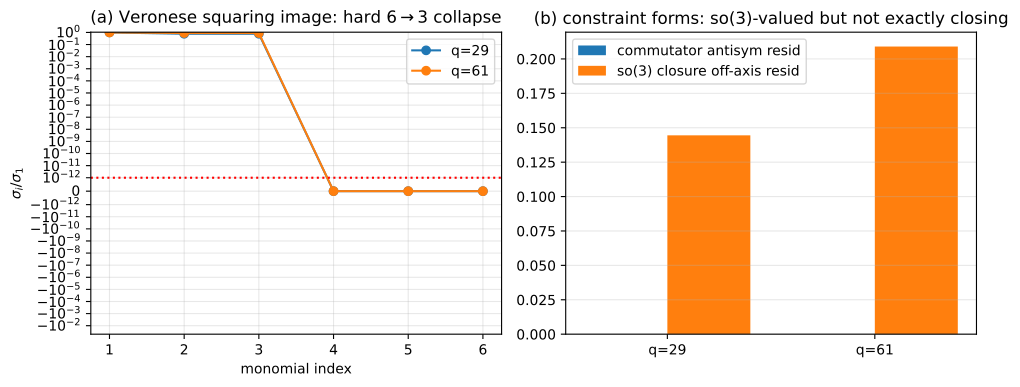

Write Python code to recreate this figure.
"""
variety_summary.py
==================
Consolidated characterisation of the variety carrying the 6 -> 3 symmetric-square
suppression behind reff = 3 (O29 / O26 Test 4). Reproducible, emits a figure and
a summary npz. No new BFS; reads existing O25/Q5a checkpoints (pi_c).

Pipeline per prime (pooled over pairs):
  - monomial matrix Phi (N x 6), hard rank of the squaring (Veronese) image;
  - the 3 constraint forms B_k (null space): trace, rank, spectrum;
  - commutators L_k = [B_i, B_j]: antisymmetry and approximate so(3) closure;
  - reality/polarisation: rho = |w^T w| / |w|^2 (fixed: real-valued median).
"""
import numpy as np, os, sys
import matplotlib; matplotlib.use("Agg"); import matplotlib.pyplot as plt

HEFF = 3

def pooled(path, pmax=12):
    d = np.load(path, allow_pickle=True); pi = d["pi_c"]; nwin = pi.shape[1]; out = []
    for p in range(min(pmax, pi.shape[0])):
        acc = []
        for k in range(nwin):
            c = pi[p, k]
            if c is None: continue
            c = np.asarray(c, complex)
            if c.ndim == 1: c = c[None, :]
            if c.shape[-1] == HEFF and c.shape[0] > 0: acc.append(c)
        if acc: out.append(np.concatenate(acc, 0))
    return int(d["q"]), np.concatenate(out, 0)

def b2B(b):
    B = np.zeros((3, 3), complex); B[0,0],B[1,1],B[2,2] = b[0],b[1],b[2]
    B[0,1]=B[1,0]=b[3]/2; B[0,2]=B[2,0]=b[4]/2; B[1,2]=B[2,1]=b[5]/2; return B

def analyse(W):
    w0,w1,w2 = W[:,0],W[:,1],W[:,2]
    Phi = np.stack([w0*w0,w1*w1,w2*w2,w0*w1,w0*w2,w1*w2], 1)
    _, s, Vt = np.linalg.svd(Phi, full_matrices=False)
    sn = s/s[0]
    Bs = [b2B(b) for b in Vt[3:].conj()]
    traces = [complex(np.trace(B)) for B in Bs]
    Ls = [Bs[i]@Bs[j]-Bs[j]@Bs[i] for (i,j) in [(1,2),(2,0),(0,1)]]
    antisym = [float(np.linalg.norm(L+L.T)/(np.linalg.norm(L)+1e-30)) for L in Ls]
    Ln = [L/np.linalg.norm(L) for L in Ls]
    closure = []
    for (i,j,k) in [(0,1,2),(1,2,0),(2,0,1)]:
        C = Ln[i]@Ln[j]-Ln[j]@Ln[i]
        coef = np.vdot(Ln[k],C)/np.vdot(Ln[k],Ln[k])
        closure.append(float(np.linalg.norm(C-coef*Ln[k])/(np.linalg.norm(C)+1e-30)))
    wTw = np.einsum('ni,ni->n', W, W); wdw = np.einsum('ni,ni->n', W.conj(), W).real
    rho = np.abs(wTw)/wdw
    return dict(mono=sn, traces=traces, antisym=antisym, closure=closure,
                rho_med=float(np.median(rho)), N=len(W))

def main():
    base = sys.argv[1] if len(sys.argv) > 1 else "../o26/o25_outputs"
    res = {}
    for q in [29, 61]:
        p = os.path.join(base, f"q{q}_o25.npz")
        if not os.path.isfile(p): continue
        qv, W = pooled(p); res[qv] = analyse(W)
        r = res[qv]
        print(f"\nq={qv} N={r['N']}")
        print(f"  monomial singvals (Veronese 6->3): {np.round(r['mono'],4)}")
        print(f"  constraint forms traceless: |trace|={[round(abs(t),3) for t in r['traces']]}")
        print(f"  commutator antisymmetry resid: {[f'{a:.1e}' for a in r['antisym']]}  (0=>so(3)-valued)")
        print(f"  so(3) closure off-axis resid: {[round(c,3) for c in r['closure']]}  (approx, not exact)")
        print(f"  median |w^Tw|/|w|^2 = {r['rho_med']:.3f}")
    # figure: monomial spectrum (hard 6->3)
    fig, ax = plt.subplots(1, 2, figsize=(10, 4))
    for q in res:
        ax[0].plot(range(1,7), res[q]['mono'], 'o-', label=f"q={q}")
    ax[0].axhline(1e-12, ls=':', c='r'); ax[0].set_yscale('symlog', linthresh=1e-12)
    ax[0].set_xlabel("monomial index"); ax[0].set_ylabel(r"$\sigma_i/\sigma_1$")
    ax[0].set_title("(a) Veronese squaring image: hard 6$\\to$3 collapse")
    ax[0].legend(); ax[0].grid(alpha=.3)
    qs = sorted(res); x = np.arange(len(qs))
    clo = [np.mean(res[q]['closure']) for q in qs]
    ant = [np.mean(res[q]['antisym']) for q in qs]
    ax[1].bar(x-0.2, ant, 0.4, label="commutator antisym resid")
    ax[1].bar(x+0.2, clo, 0.4, label="so(3) closure off-axis resid")
    ax[1].set_xticks(x); ax[1].set_xticklabels([f"q={q}" for q in qs])
    ax[1].set_title("(b) constraint forms: so(3)-valued but not exactly closing")
    ax[1].legend(); ax[1].grid(alpha=.3, axis='y')
    plt.tight_layout(); plt.savefig("variety_summary.pdf", dpi=160, bbox_inches="tight")
    print("\nsaved variety_summary.pdf")
    np.savez("variety_summary.npz", summary=np.array([res], dtype=object))

if __name__ == "__main__":
    main()
